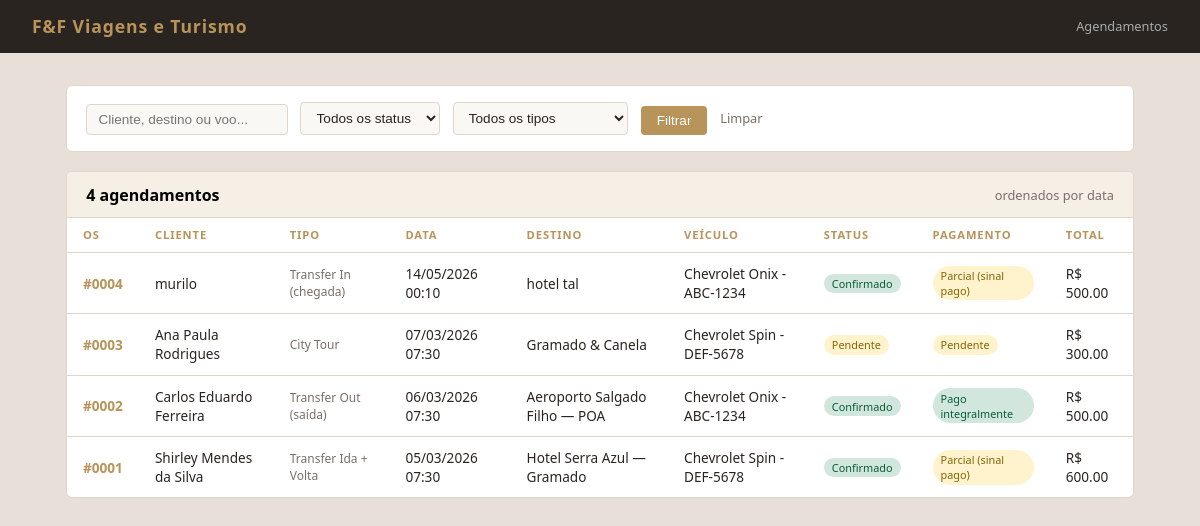
The page /agendamentos/ on the database its author committed.
### agendamentos/models.py (models this page shows, shortened)
class Agendamento(models.Model):
    class TipoServico(models.TextChoices):
        TRANSFER_IN        = 'transfer_in',        'Transfer In (chegada)'
        TRANSFER_OUT       = 'transfer_out',        'Transfer Out (saída)'
        TRANSFER_IDA_VOLTA = 'transfer_ida_volta',  'Transfer Ida + Volta'
        CITY_TOUR          = 'city_tour',           'City Tour'
    class Status(models.TextChoices):
        PENDENTE   = 'pendente',   'Pendente'
        CONFIRMADO = 'confirmado', 'Confirmado'
        CONCLUIDO  = 'concluido',  'Concluído'
        CANCELADO  = 'cancelado',  'Cancelado'
    class Pagamento(models.TextChoices):
        PENDENTE = 'pendente', 'Pendente'
        PARCIAL  = 'parcial',  'Parcial (sinal pago)'
        PAGO     = 'pago',     'Pago integralmente'
    cliente   = models.ForeignKey(Cliente,   on_delete=models.PROTECT, related_name='agendamentos')
    veiculo   = models.ForeignKey(Veiculo,   on_delete=models.PROTECT, related_name='agendamentos')
    motorista = models.ForeignKey(Motorista, on_delete=models.PROTECT, related_name='agendamentos')
    passeio   = models.ForeignKey(Passeio,   on_delete=models.PROTECT, related_name='agendamentos', blank=True, null=True)
    tipo_servico      = models.CharField(max_length=30, choices=TipoServico.choices)
    data_hora         = models.DateTimeField()
    endereco_embarque = models.CharField(max_length=300)
    destino           = models.CharField(max_length=300)
    codigo_voo        = models.CharField(max_length=20, blank=True, null=True)
    num_adultos      = models.PositiveIntegerField(default=1)
    num_adolescentes = models.PositiveIntegerField(default=0)
    num_criancas     = models.PositiveIntegerField(default=0)
    malas_despachadas = models.PositiveIntegerField(default=0)
    malas_mao         = models.PositiveIntegerField(default=0)
    reboque           = models.BooleanField(default=False)
    valor_total  = models.DecimalField(max_digits=10, decimal_places=2)
    valor_sinal  = models.DecimalField(max_digits=10, decimal_places=2)
    status    = models.CharField(max_length=20, choices=Status.choices,    default=Status.PENDENTE)
    pagamento = models.CharField(max_length=20, choices=Pagamento.choices, default=Pagamento.PENDENTE)
    observacoes = models.TextField(blank=True)
    criado_em   = models.DateTimeField(auto_now_add=True)
    class Meta:
        verbose_name = 'Agendamento'
        verbose_name_plural = 'Agendamentos'
        ordering = ['-data_hora']

### clientes/models.py (models this page shows)
class Cliente(models.Model):
    nome = models.CharField(max_length=150)
    telefone = models.CharField(max_length=20)
    email = models.EmailField(blank=True)
    cpf = models.CharField(max_length=14, unique=True, blank=True, null=True)
    criado_em = models.DateTimeField(auto_now_add=True)
    def __str__(self):
        return self.nome

### veiculos/models.py (models this page shows)
class Veiculo(models.Model):
    placa = models.CharField(max_length=10, unique=True)
    modelo = models.CharField(max_length=100)
    capacidade = models.PositiveIntegerField()
    ativo = models.BooleanField(default=True)
    def __str__(self):
        return f"{self.modelo} - {self.placa}"

### agendamentos/views.py (the view)
# urls.py: path('', views.agendamento_lista, name='lista'),
def agendamento_lista(request):
    qs = Agendamento.objects.select_related('cliente', 'veiculo', 'motorista').all()
    status = request.GET.get('status')
    tipo   = request.GET.get('tipo')
    q      = request.GET.get('q')
    if status:
        qs = qs.filter(status=status)
    if tipo:
        qs = qs.filter(tipo_servico=tipo)
    if q:
        qs = qs.filter(
            Q(cliente__nome__icontains=q) |
            Q(destino__icontains=q) |
            Q(codigo_voo__icontains=q)
        )
    return render(request, 'agendamentos/lista.html', {
        'agendamentos': qs,
        'status_choices': Agendamento.Status.choices,
        'tipo_choices': Agendamento.TipoServico.choices,
        'filtro_status': status,
        'filtro_tipo': tipo,
        'busca': q,
    })

### agendamentos/templates/agendamentos/lista.html (shortened to what this page needs)
<!DOCTYPE html>
<html lang="pt-BR">
<head>
</head>
<body>
<div class="topbar">
  <h1>F&F Viagens e Turismo</h1>
  <span>Agendamentos</span>
</div>
<div class="container">
  <form method="get" class="filtros">
    <input type="text" name="q" placeholder="Cliente, destino ou voo..." value="{{ busca|default:'' }}">
    <select name="status">
      <option value="">Todos os status</option>
    </select>
    <select name="tipo">
      <option value="">Todos os tipos</option>
    </select>
    <button type="submit">Filtrar</button>
    <a href="{% url 'agendamentos:lista' %}">Limpar</a>
  </form>
  <div class="card">
    <div class="card-header">
      <strong>{{ agendamentos.count }} agendamento{{ agendamentos.count|pluralize }}</strong>
      <span>ordenados por data</span>
    </div>
    <table>
      <thead>
        <tr>
          <th>OS</th>
          <th>Cliente</th>
          <th>Tipo</th>
          <th>Data</th>
          <th>Destino</th>
          <th>Veículo</th>
          <th>Status</th>
          <th>Pagamento</th>
          <th>Total</th>
        </tr>
      </thead>
      <tbody>
        {% for ag in agendamentos %}
        <tr>
          <td class="os-num"><a href="{% url 'agendamentos:detalhe' ag.pk %}" style="color:var(--gold);text-decoration:none">#{{ ag.pk|stringformat:"04d" }}</a></td>
          <td>{{ ag.cliente }}</td>
          <td class="tipo">{{ ag.get_tipo_servico_display }}</td>
          <td>{{ ag.data_hora|date:"d/m/Y H:i" }}</td>
          <td>{{ ag.destino }}</td>
          <td>{{ ag.veiculo }}</td>
          <td><span class="badge badge-{{ ag.status }}">{{ ag.get_status_display }}</span></td>
          <td><span class="badge badge-{{ ag.pagamento }}">{{ ag.get_pagamento_display }}</span></td>
          <td>R$ {{ ag.valor_total }}</td>
        </tr>
        {% empty %}
        <tr><td colspan="9" class="empty">Nenhum agendamento encontrado.</td></tr>
        {% endfor %}
      </tbody>
    </table>
  </div>
</div>
</body>
</html>

### agendamentos/templates/agendamentos/lista.html (style rules this page uses)
* { box-sizing: border-box; margin: 0; padding: 0; }
:root { --gold: #b8935a; --gold-pale: #f5efe6; --ink: #2a2420; --muted: #7a6e68; --line: #e0d5c8; --bg: #faf8f5; }
body { font-family: 'Segoe UI', sans-serif; background: #e8e0d8; min-height: 100vh; }
.topbar { background: var(--ink); padding: .9rem 2rem; display: flex; align-items: center; justify-content: space-between; }
.topbar h1 { color: var(--gold); font-size: 1.1rem; letter-spacing: .05em; }
.topbar span { color: #aaa; font-size: .8rem; }
.container { max-width: 1100px; margin: 2rem auto; padding: 0 1rem; }
.filtros { background: white; border-radius: 6px; padding: 1rem 1.2rem; margin-bottom: 1.2rem; display: flex; gap: .8rem; flex-wrap: wrap; align-items: flex-end; border: 1px solid var(--line); }
.filtros input, .filtros select { border: 1px solid var(--line); border-radius: 4px; padding: .45rem .7rem; font-size: .85rem; background: var(--bg); color: var(--ink); }
.filtros button { background: var(--gold); color: white; border: none; border-radius: 4px; padding: .45rem 1rem; font-size: .85rem; cursor: pointer; }
.filtros a { font-size: .8rem; color: var(--muted); text-decoration: none; align-self: center; }
.card { background: white; border-radius: 6px; border: 1px solid var(--line); overflow: hidden; }
.card-header { background: var(--gold-pale); padding: .7rem 1.2rem; display: flex; justify-content: space-between; align-items: center; border-bottom: 1px solid var(--line); }
.card-header span { font-size: .8rem; color: var(--muted); }
table { width: 100%; border-collapse: collapse; }
th { padding: .6rem 1rem; text-align: left; font-size: .7rem; text-transform: uppercase; letter-spacing: .08em; color: var(--gold); border-bottom: 1px solid var(--line); }
td { padding: .7rem 1rem; font-size: .85rem; color: var(--ink); border-bottom: 1px solid var(--line); }
tr:last-child td { border-bottom: none; }
.badge { display: inline-block; font-size: .68rem; padding: .15rem .5rem; border-radius: 20px; font-weight: 500; }
.badge-pendente { background: #fff3cd; color: #856404; }
.badge-confirmado { background: #d1e7dd; color: #0a5c36; }
.badge-pago { background: #d1e7dd; color: #0a5c36; }
.badge-parcial { background: #fff3cd; color: #856404; }
.tipo { font-size: .75rem; color: var(--muted); }
.os-num { font-weight: 600; color: var(--gold); }

### rows shown on the page
Agendamento: pk "0004", cliente "murilo", tipo_servico "Transfer In (chegada)", data_hora "14/05/2026 00:10", destino "hotel tal", veiculo "Chevrolet Onix - ABC-1234", status "Confirmado", pagamento "Parcial (sinal pago)", valor_total "500.00"
Agendamento: pk "0003", cliente "Ana Paula Rodrigues", tipo_servico "City Tour", data_hora "07/03/2026 07:30", destino "Gramado & Canela", veiculo "Chevrolet Spin - DEF-5678", status "Pendente", pagamento "Pendente", valor_total "300.00"
Agendamento: pk "0002", cliente "Carlos Eduardo Ferreira", tipo_servico "Transfer Out (saída)", data_hora "06/03/2026 07:30", destino "Aeroporto Salgado Filho — POA", veiculo "Chevrolet Onix - ABC-1234", status "Confirmado", pagamento "Pago integralmente", valor_total "500.00"
Agendamento: pk "0001", cliente "Shirley Mendes da Silva", tipo_servico "Transfer Ida + Volta", data_hora "05/03/2026 07:30", destino "Hotel Serra Azul — Gramado", veiculo "Chevrolet Spin - DEF-5678", status "Confirmado", pagamento "Parcial (sinal pago)", valor_total "600.00"

### other values the page prints
{{ agendamentos.count }} "4"
